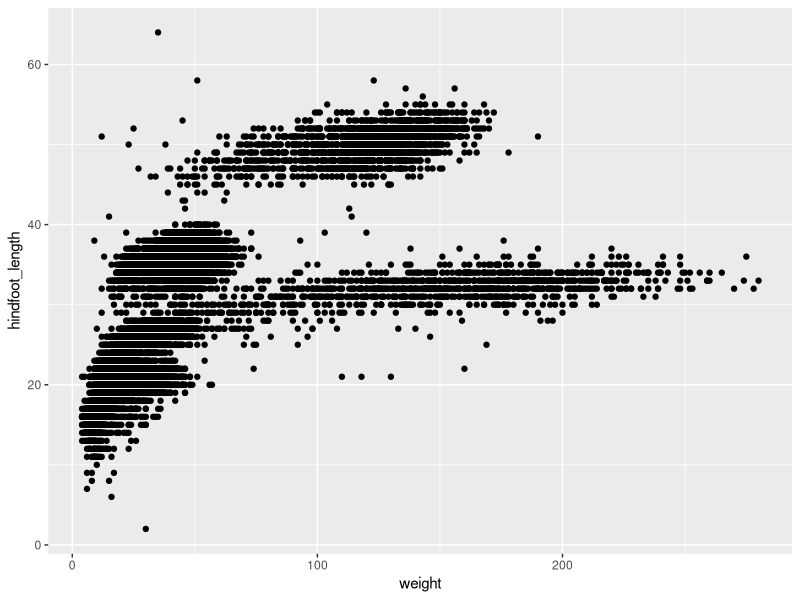
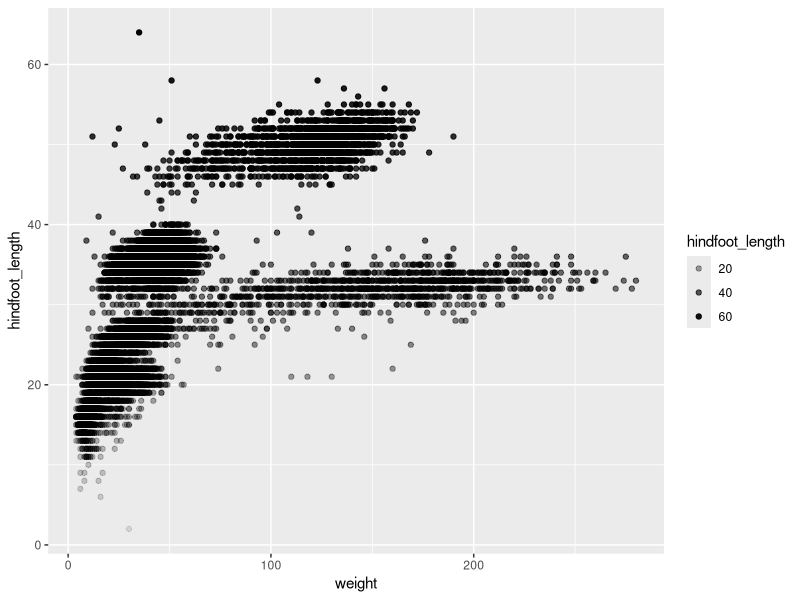
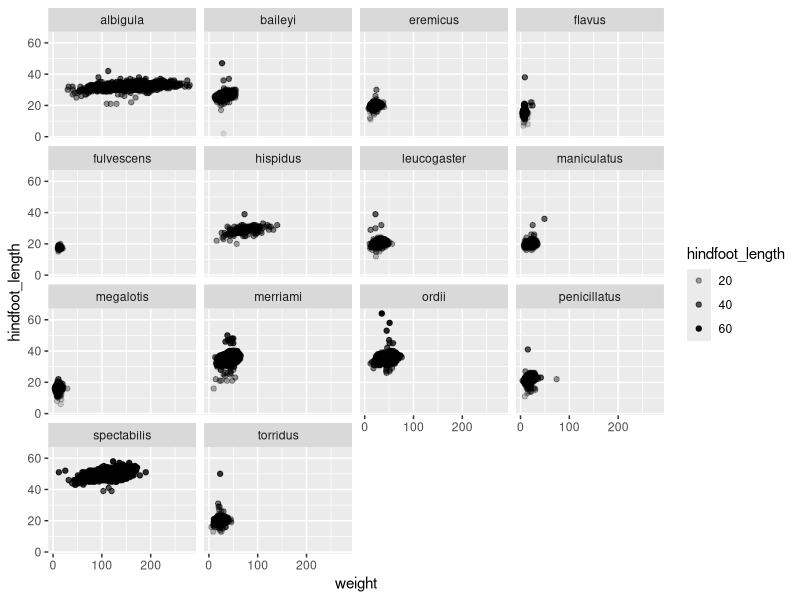
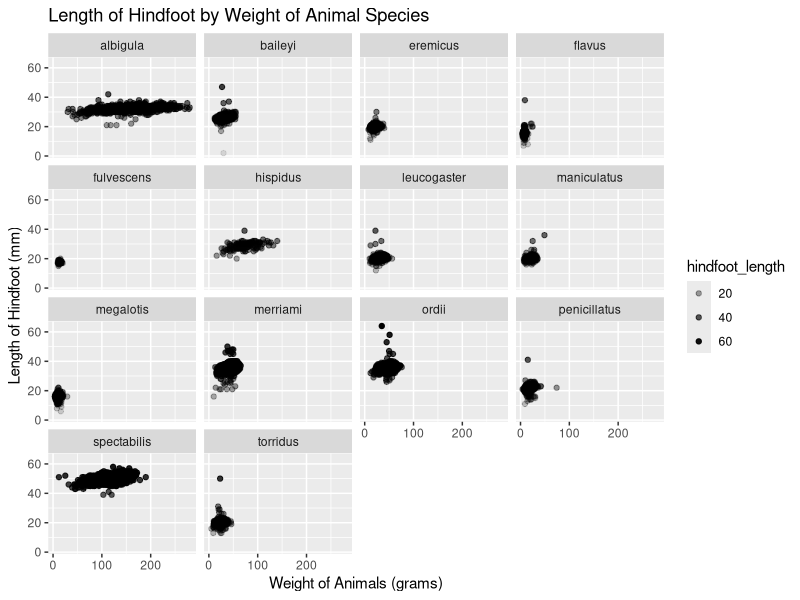
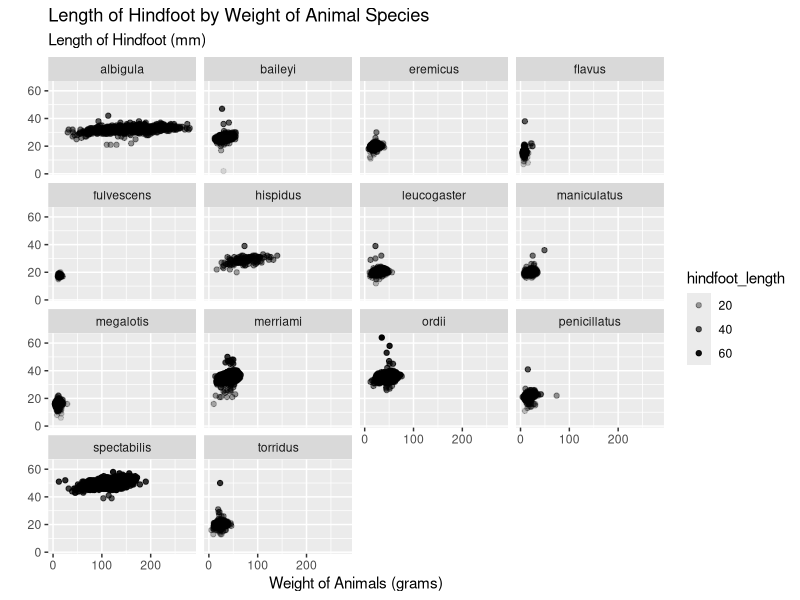
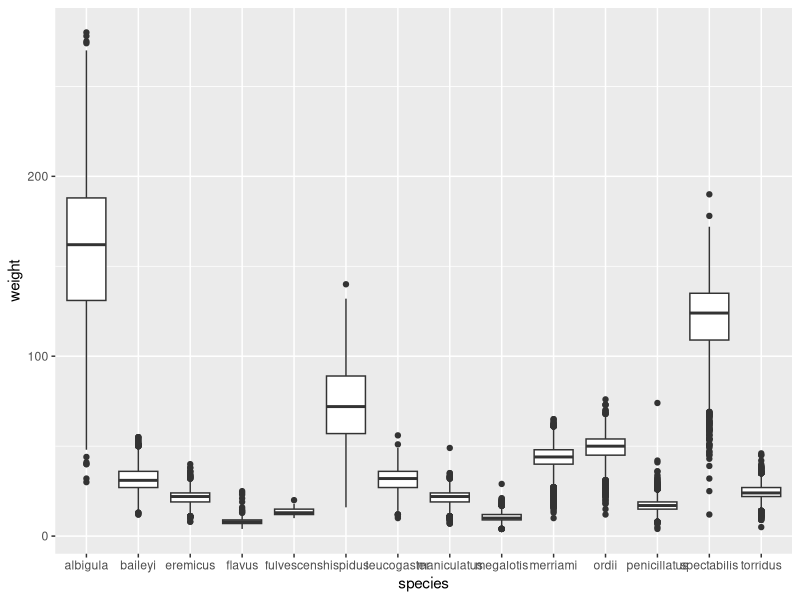
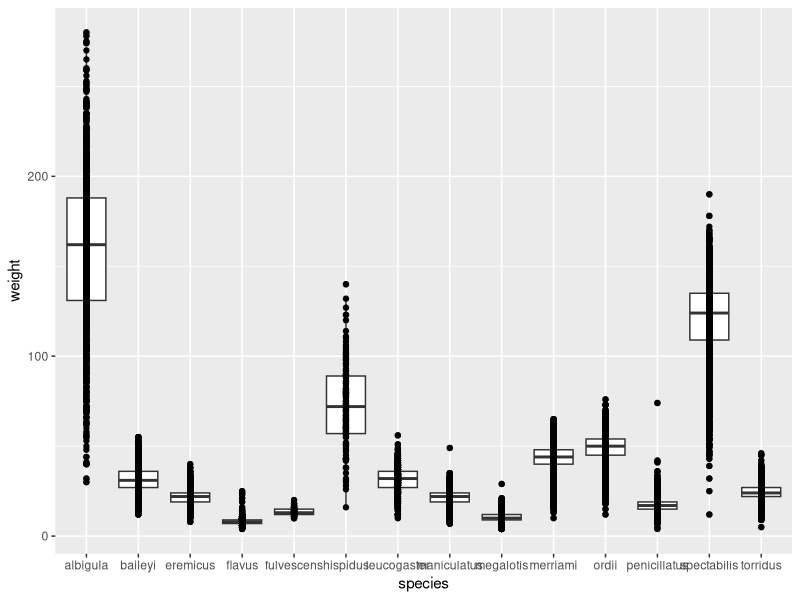
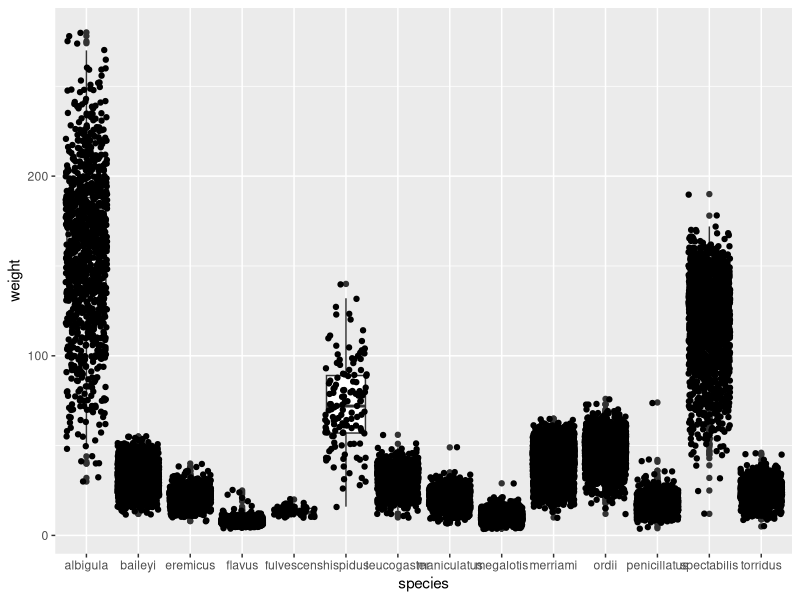

Write the R code that produced these figures, in order.
## ---- chunk 1
#| label: setup
# Load necessary packages for analysis
library(tidyverse)
## ---- chunk 2
#| label: load-data

# Read in the dataset
surveys <- read_csv("data/surveys.csv")

# Overview of the dataset
glimpse(surveys)
## ---- chunk 3
#| label: scatterplot

# Scatterplot between `weight` and `hindfoot_length` 
ggplot(data = surveys, mapping = aes(x = weight, y = hindfoot_length)) +
  geom_point()
## ---- chunk 4
#| label: scatter-alpha

# Scatterplot between `weight` and `hindfoot_length` 
ggplot(data = surveys, 
       mapping = aes(x = weight, y = hindfoot_length, alpha = hindfoot_length)) +
  geom_point()
## ---- chunk 5
#| label: scatter-facet

# Scatterplot between `weight` and `hindfoot_length` 
ggplot(data = surveys, 
       mapping = aes(x = weight, y = hindfoot_length, alpha = hindfoot_length)) +
  geom_point() +
  facet_wrap(~ species)
## ---- chunk 6
#| label: scatter-labels

# Scatterplot between `weight` and `hindfoot_length` 
ggplot(data = surveys, 
       mapping = aes(x = weight, y = hindfoot_length, alpha = hindfoot_length)) + 
  labs(x = "Weight of Animals (grams)",
       y = "Length of Hindfoot (mm)",
       title = "Length of Hindfoot by Weight of Animal Species") + 
  geom_point() +
  facet_wrap(~ species)
## ---- chunk 7
#| label: scatter-subtitle

# Scatterplot between `weight` and `hindfoot_length` 
ggplot(data = surveys, 
       mapping = aes(x = weight, y = hindfoot_length, alpha = hindfoot_length)) + 
  labs(x = "Weight of Animals (grams)", 
       y = " ",
       subtitle = "Length of Hindfoot (mm)",
       title = "Length of Hindfoot by Weight of Animal Species") + 
  geom_point() +
  facet_wrap(~ species)
## ---- chunk 8
#| label: boxplot

# Boxplot side-by-side, for the distribution of weight within each species
ggplot(data = surveys, aes(x = species, y = weight)) +
  geom_boxplot(position = position_dodge2())
## ---- chunk 9
#| label: boxplot-point

# Boxplot - Add points to the plot
ggplot(data = surveys, aes(x = species, y = weight)) +
  geom_boxplot(position = position_dodge2()) + 
  geom_point()
## ---- chunk 10
#| label: boxplot-jitter

# Boxplot - Remove points and add jitter
ggplot(data = surveys, aes(x = species, y = weight)) +
  geom_boxplot(position = position_dodge2()) + 
  geom_jitter()

## ---- chunk 11
#| label: boxplot-jitter-color

# Boxplot - Add color and transparency to the plot 
ggplot(data = surveys, aes(x = species, y = weight)) +
  geom_boxplot(position = position_dodge2()) + 
  geom_jitter(color = "springgreen4", alpha = 0.8)

## ---- chunk 12
#| label: boxplot-jitter-outliers

# Boxplot - Remove outliers from being plotter by `geom_boxplot`
ggplot(data = surveys, aes(x = species, y = weight)) +
  geom_boxplot(position = position_dodge2(), outliers = FALSE) + 
  geom_jitter(color = "springgreen4", alpha = 0.8)

## ---- chunk 13
#| label: boxplot-labels

# Boxplot - Add labels to the plots
ggplot(data = surveys, aes(x = species, y = weight)) +
  geom_boxplot(position = position_dodge2(), outliers = FALSE) + 
  geom_jitter(color = "springgreen4", alpha = 0.8) + 
  labs(x = "Species of Animals",
       y = "Weight of Animals (grams)", 
       title = "Animal Species by Weight") + 
  theme(axis.text.x = element_text(angle = 45))

## ---- chunk 14
#| label: boxplot-rotated

# Boxplot - Flip the orientation of the plot
ggplot(data = surveys, aes(x = species, y = weight)) +
  geom_boxplot(position = position_dodge2(), outliers = FALSE) + 
  geom_jitter(color = "springgreen4", alpha = 0.8) + 
  labs(x = "Species of Animals",
       y = "Weight of Animals (grams)", 
       title = "Animal Species by Weight") + 
  coord_flip()

